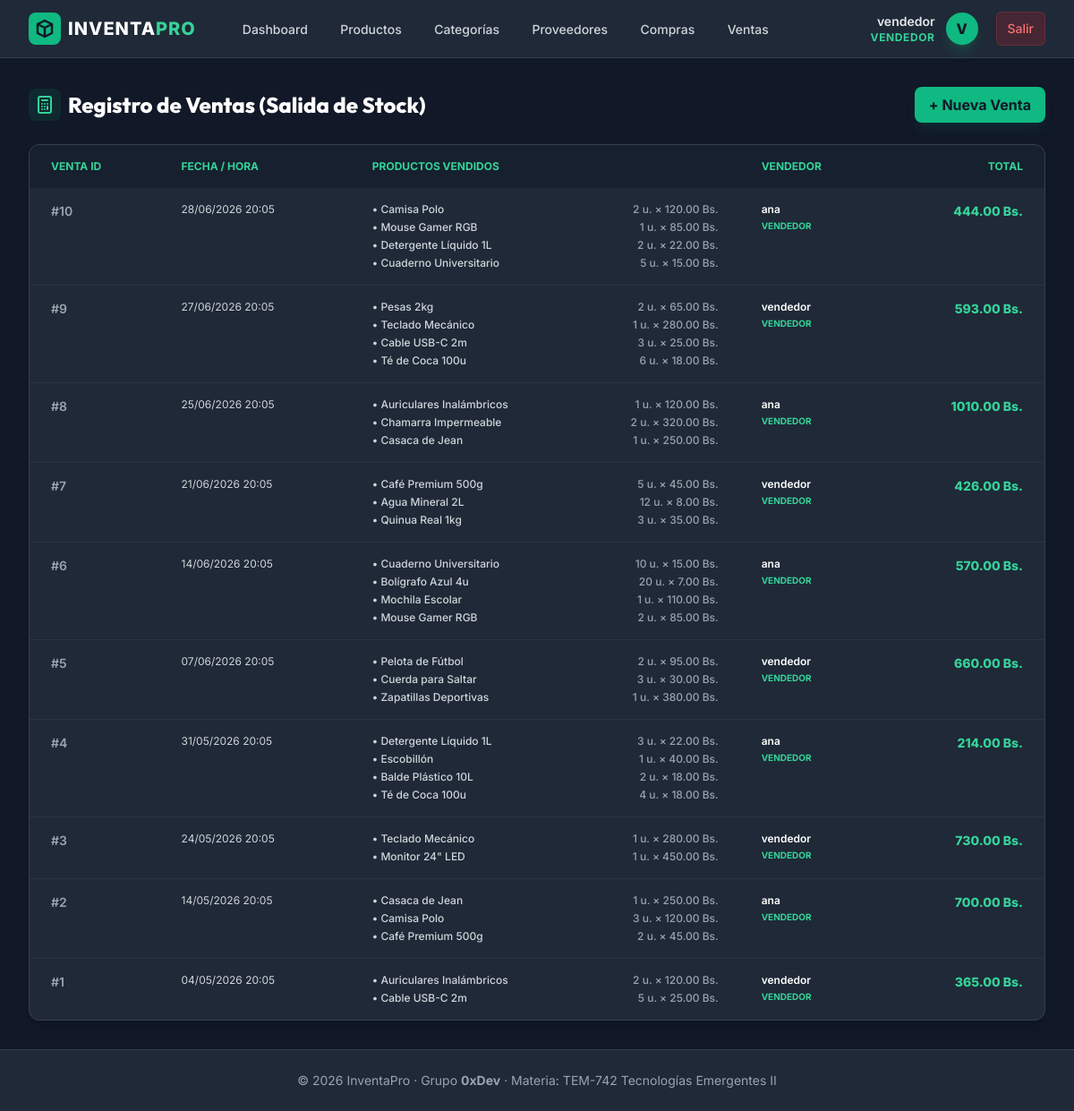
/ventas/ (signed in), run on an earlier commit of the app's database.
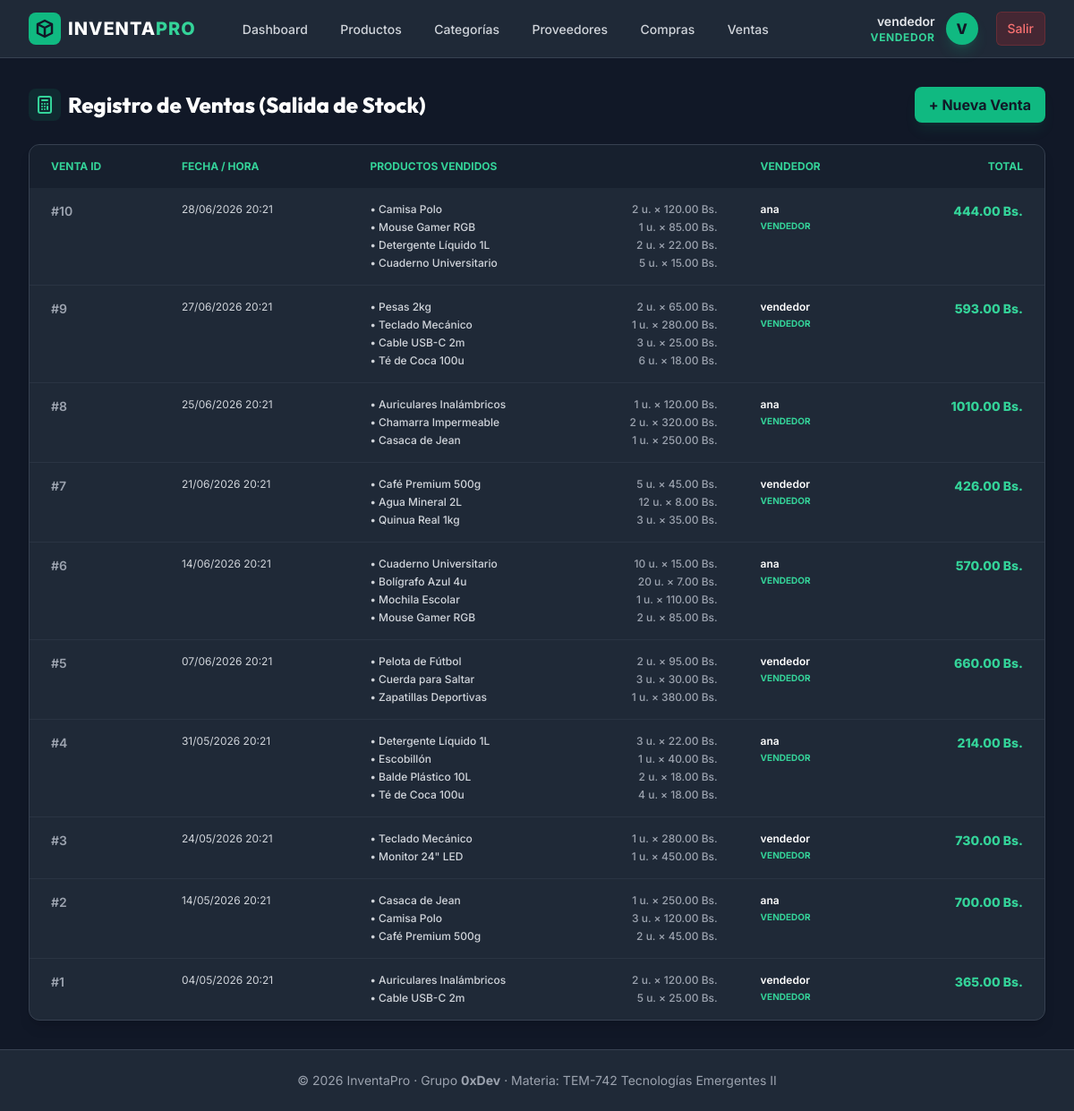
And on a later commit of the database.
### apps/Ventas/models.py (models this page shows, shortened)
class Venta(db.Model):
    __tablename__ = "ventas"
    id = db.Column(db.Integer, primary_key=True)
    fecha = db.Column(db.DateTime, default=datetime.utcnow, nullable=False)
    total = db.Column(db.Float, default=0.0)
    user_id = db.Column(db.Integer, db.ForeignKey("users.id"), nullable=False)
    usuario = db.relationship("User")
    items = db.relationship(
        "VentaItem", back_populates="venta", cascade="all, delete-orphan"
    )

### apps/models.py (models this page shows, shortened)
class User(db.Model, UserMixin):
    __tablename__ = "users"
    id = db.Column(db.Integer, primary_key=True)
    username = db.Column(db.String(100), unique=True, nullable=False)
    email = db.Column(db.String(150), unique=True, nullable=False)
    password = db.Column(db.String(255), nullable=False)
    role = db.Column(db.String(20), default="vendedor")  # admin | almacenero | vendedor
    is_active_user = db.Column(db.Boolean, default=True)

### apps/Ventas/routes.py (the view)
@bp_ventas.route("/")
@login_required
def listar():
    items = Venta.query.order_by(Venta.fecha.desc()).all()
    return render_template("ventas/listar.html", items=items)

### apps/Ventas/templates/ventas/listar.html (shortened to what this page needs)
{% extends "base.html" %}
{% block content %}
<div class="space-y-6">
    <div class="flex justify-between items-center">
        <h2 class="text-2xl font-extrabold text-white flex items-center gap-2">
            <span class="p-1.5 bg-brand-500/10 text-brand-400 rounded-lg">
                <svg class="w-6 h-6" fill="none" stroke="currentColor" viewBox="0 0 24 24"><path stroke-linecap="round" stroke-linejoin="round" stroke-width="2" d="M9 7h6m0 10v-3m-3 3h.01M9 17h.01M9 14h.01M12 14h.01M15 11h.01M12 11h.01M9 11h.01M7 21h10a2 2 0 002-2V5a2 2 0 00-2-2H7a2 2 0 00-2 2v14a2 2 0 002 2z"></path></svg>
            </span>
            Registro de Ventas (Salida de Stock)
        </h2>
        {% if current_user.role in ['admin', 'vendedor'] %}
        <a href="{{ url_for('bp_ventas.crear') }}"
           class="bg-brand-500 hover:bg-brand-600 text-gray-900 font-bold px-4 py-2 rounded-lg transition duration-200 shadow-lg shadow-brand-500/10">
            + Nueva Venta
        </a>
        {% endif %}
    </div>
    <div class="bg-gray-800 rounded-xl border border-gray-700 overflow-hidden shadow-lg">
        <table class="w-full text-sm text-gray-300">
            <thead class="bg-gray-900/50 text-brand-400 uppercase text-xs">
                <tr>
                    <th class="px-6 py-4 text-left font-bold">Venta ID</th>
                    <th class="px-6 py-4 text-left font-bold">Fecha / Hora</th>
                    <th class="px-6 py-4 text-left font-bold">Productos Vendidos</th>
                    <th class="px-6 py-4 text-left font-bold">Vendedor</th>
                    <th class="px-6 py-4 text-right font-bold">Total</th>
                </tr>
            </thead>
            <tbody class="divide-y divide-gray-700/50">
                {% for item in items %}
                <tr class="hover:bg-gray-750/30 transition align-top">
                    <td class="px-6 py-4 whitespace-nowrap text-gray-400 font-semibold">#{{ item.id }}</td>
                    <td class="px-6 py-4 whitespace-nowrap text-xs text-gray-350">{{ item.fecha.strftime('%d/%m/%Y %H:%M') }}</td>
                    <td class="px-6 py-4">
                        <div class="space-y-1">
                            {% for item_v in item.items %}
                            <div class="text-xs font-medium text-gray-300 flex items-center justify-between gap-4">
                                <span>• {{ item_v.producto.nombre }}</span>
                                <span class="text-gray-400 whitespace-nowrap">{{ item_v.cantidad }} u. &times; {{ "%.2f"|format(item_v.precio_unitario) }} Bs.</span>
                            </div>
                            {% endfor %}
                        </div>
                    </td>
                    <td class="px-6 py-4 whitespace-nowrap">
                        <div class="text-white text-xs font-semibold">{{ item.usuario.username }}</div>
                        <div class="text-brand-400 text-[10px] uppercase font-bold">{{ item.usuario.role }}</div>
                    </td>
                    <td class="px-6 py-4 whitespace-nowrap text-right font-extrabold text-emerald-400">
                        {{ "%.2f"|format(item.total) }} Bs.
                    </td>
                </tr>
                {% endfor %}
            </tbody>
        </table>
    </div>
</div>
{% endblock %}

What changed in the data, as far as the page shows it:
changed Venta id 10: fecha "28/06/2026 20:05" → "28/06/2026 20:21"
changed Venta id 9: fecha "27/06/2026 20:05" → "27/06/2026 20:21"
changed Venta id 8: fecha "25/06/2026 20:05" → "25/06/2026 20:21"
changed Venta id 7: fecha "21/06/2026 20:05" → "21/06/2026 20:21"
changed Venta id 6: fecha "14/06/2026 20:05" → "14/06/2026 20:21"
changed Venta id 5: fecha "07/06/2026 20:05" → "07/06/2026 20:21"
changed Venta id 4: fecha "31/05/2026 20:05" → "31/05/2026 20:21"
changed Venta id 3: fecha "24/05/2026 20:05" → "24/05/2026 20:21"
changed Venta id 2: fecha "14/05/2026 20:05" → "14/05/2026 20:21"
changed Venta id 1: fecha "04/05/2026 20:05" → "04/05/2026 20:21"
